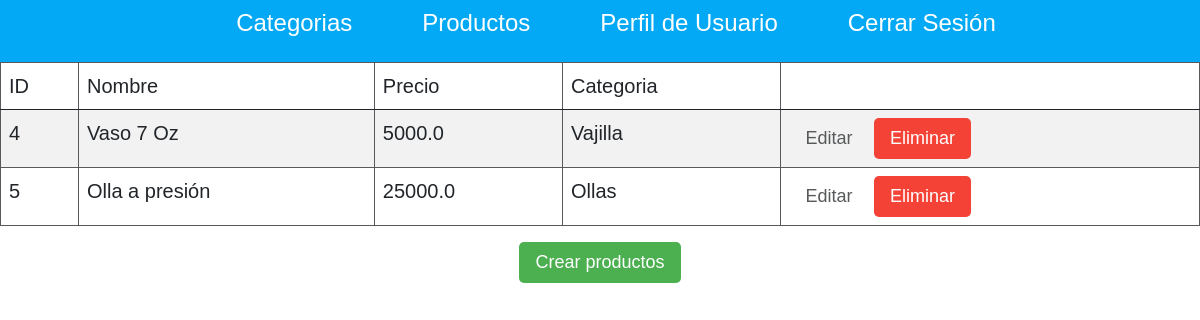
Screenshot of /productos (signed in) with the database file from the repository.
### tables this page shows
CREATE TABLE "productos" (
	"id_producto"	INTEGER NOT NULL UNIQUE,
	"id_usuario"	INTEGER NOT NULL,
	"nombre_categoria"	TEXT NOT NULL,
	"nombre_producto"	TEXT NOT NULL UNIQUE,
	"precio"	REAL NOT NULL,
	PRIMARY KEY("id_producto" AUTOINCREMENT)
);

### app.py (the view)
@app.route('/productos')
def productos():
    if not 'usuario' in session:
        return redirect(url_for('inicio'))
    productos = db.execute("""SELECT * FROM productos WHERE id_usuario = ?""",(session['usuario'][0],)).fetchall()
    return render_template('productos.html', productos = productos )

### templates/productos.html (shortened to what this page needs)
<!doctype html>
<html lang="es">
  <head>
    <link href="https://cdn.jsdelivr.net/npm/bootstrap@5.0.0-beta1/dist/css/bootstrap.min.css" rel="stylesheet">
  </head>
  <body>
  </body>
</html>
{% extends 'layouts/base.html'%}
{% block content %}
    <center>
        <table class="table table-striped">
            <thead>
                <tr>
                    <td>ID</td>
                    <td>Nombre</td>
                    <td>Precio</td>
                    <td>Categoria</td>
                    <td></td>
                </tr>
            </thead>
            <tbody>
                {% for producto in productos %}
                <tr>
                    <td>{{producto[0]}}</td>
                    <td>{{producto[3]}}</td>
                    <td>{{producto[4]}}</td>
                    <td>{{producto[2]}}</td>
                    <td>
                        <a class="btn btn-success2" href="{{url_for('editar_producto', id=producto[0])}}">Editar</a>
                        <a class="btn btn-danger" href="{{url_for('eliminar_producto', id=producto[0])}}">Eliminar</a>
                    </td>
                </tr>
                {% endfor %}
            </tbody>
        </table>
        <a class="btn btn-success" href="{{url_for('crear_producto')}}">Crear productos</a>
    </center>
{% endblock %}

### static/main.css (style rules this page uses)
html, body { padding: 0; margin: 0; color: #57595a; font-family: "Gill Sans", "Gill Sans MT", Calibri, "Trebuchet MS", sans-serif; }
.table { width: 100%; border-collapse: collapse; font-size: 20px; }
.table, .table th, .table td { border: 1px solid #57595a; }
.table tr td { padding: 8px; }
.btn { padding: 7px 16px; font-size: 18px; border: none; outline: none; cursor: pointer; border-radius: 5px; text-decoration: none; font-weight: 500; color: #57595a; }
.btn-success { background-color: #4caf50; color: white; }
.btn-danger { background-color: #F44336; color: white; }

### rows the page displays
productos: id_producto "4", nombre_producto "Vaso 7 Oz", precio "5000.0", nombre_categoria "Vajilla"
productos: id_producto "5", nombre_producto "Olla a presión", precio "25000.0", nombre_categoria "Ollas"
